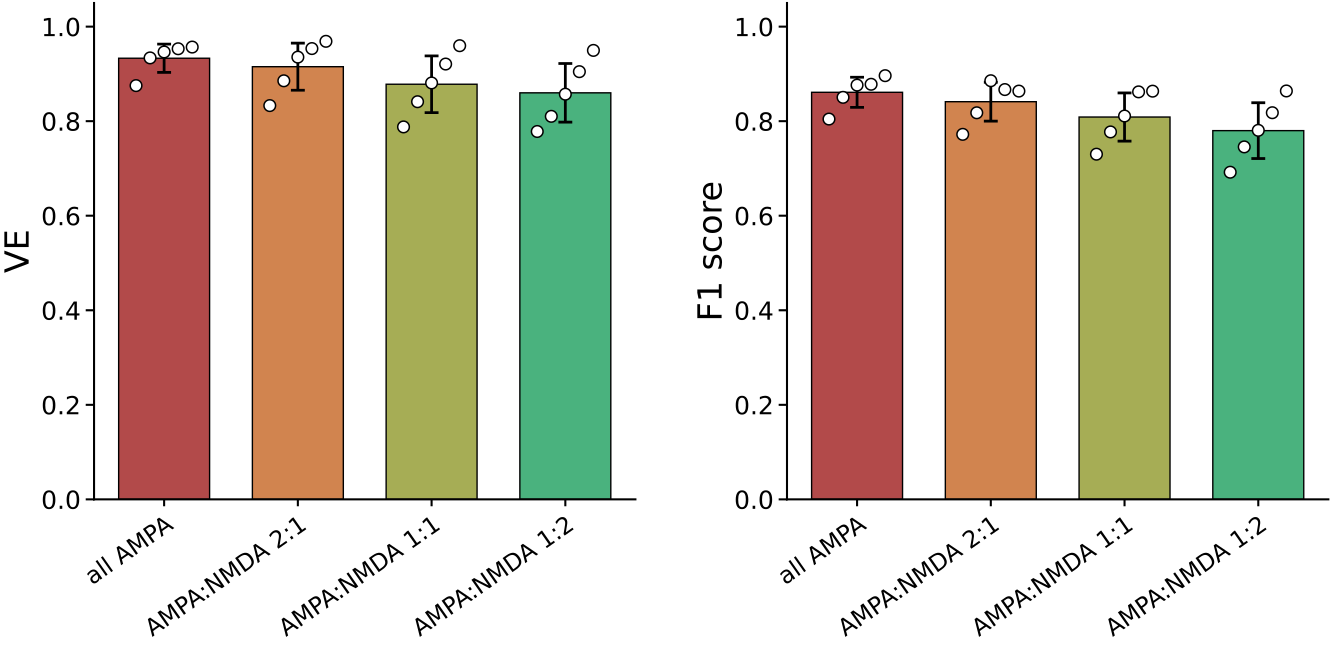

Python code for this plot:
import csv
import os
import argparse
from pathlib import Path

import matplotlib

matplotlib.use("Agg")

import matplotlib.pyplot as plt
import numpy as np
import torch


SCRIPT_DIR = Path(__file__).resolve().parent
ROOT = SCRIPT_DIR.parents[2]
PANEL = SCRIPT_DIR.name
DATA_DIR = ROOT / "nc_final_data" / "Figure2" / PANEL
SOURCE_DIR = ROOT / "nc_final_source_data" / "Figure2" / PANEL
CONDITIONS = ("all_ampa", "ampa_nmda_2to1", "ampa_nmda_1to1", "ampa_nmda_1to2")
LABELS = ("all AMPA", "AMPA:NMDA 2:1", "AMPA:NMDA 1:1", "AMPA:NMDA 1:2")
COLORS = ("#B24A4A", "#D1844F", "#A6AD55", "#4AB27E")


def predict(raster, state, device):
    x = torch.as_tensor(np.array(raster[None]), dtype=torch.float32, device=device)
    x[:, 250:] *= -1
    steps = x.shape[-1]
    lag = torch.arange(steps, dtype=torch.float32, device=device)
    kernels = state["omega"][:, None] * (1 - torch.exp(-lag / state["tau_rise"][:, None])) * torch.exp(-lag / state["tau_decay"][:, None])
    size = 1 << (2 * steps - 2).bit_length()
    filtered = torch.fft.irfft(torch.fft.rfft(x, n=size) * torch.fft.rfft(kernels, n=size)[None], n=size)[..., :steps].transpose(1, 2)
    weight = state["bilinear.weight"][0].clone()
    weight.fill_diagonal_(0)
    drive = torch.einsum("...i,ij,...j->...", filtered, weight, filtered) + state["bilinear.bias"] + filtered.sum(-1)
    tau = torch.clamp(torch.abs(state["tau_reset"]), min=1e-4)
    alpha = torch.exp(-torch.ones((), dtype=drive.dtype, device=device) / tau)
    amp = torch.abs(state["reset_amp"])
    threshold = state["v_th"]
    result = torch.empty_like(drive)
    alpha_powers = alpha.pow(torch.arange(steps, dtype=drive.dtype, device=device))
    start = 0
    reset = torch.zeros((), dtype=drive.dtype, device=device)
    while start < steps:
        decay = alpha_powers[:steps - start]
        segment = drive[0, start:] + reset * decay
        above = torch.nonzero(segment >= threshold, as_tuple=False)
        if above.numel() == 0:
            result[0, start:] = segment
            break
        first = int(above[0, 0].item())
        end = start + first
        result[0, start:end + 1] = segment[:first + 1]
        at_spike = reset * decay[first]
        reset = alpha * at_spike - amp
        start = end + 1
    return result.cpu().numpy()[0]


def spike_counts(truth, prediction, threshold):
    above = prediction >= threshold
    predicted = np.flatnonzero(above[1:] & ~above[:-1]) + 1
    if above[0]:
        predicted = np.r_[0, predicted]
    used = np.zeros(len(predicted), dtype=bool)
    matched = 0
    for spike in np.asarray(truth, dtype=float):
        available = np.flatnonzero((~used) & (np.abs(predicted - spike) <= 10.0))
        if len(available):
            nearest = available[np.argmin(np.abs(predicted[available] - spike))]
            used[nearest] = True
            matched += 1
    return matched, int((~used).sum()), len(truth) - matched


def evaluate(folder, state, device):
    inputs = np.load(folder / "test_ip.npy", mmap_mode="r", allow_pickle=False)
    voltage = np.load(folder / "test_op.npy", mmap_mode="r", allow_pickle=False)
    spikes = np.load(folder / "test_spike_time.npy", allow_pickle=True)
    if len(inputs) != len(voltage) or len(inputs) != len(spikes):
        raise ValueError("Input, voltage and spike arrays have inconsistent sample counts")
    nr = sr = ssr = nt = st = sst = 0.0
    tp = fp = fn = 0
    with torch.inference_mode():
        for raster, row, true_spikes in zip(inputs, voltage, spikes):
            prediction = predict(raster, state, device)
            target = np.asarray(row, dtype=np.float64)
            mask = np.ones(len(target), dtype=bool)
            for spike in true_spikes:
                if np.isfinite(spike):
                    mask[max(0, int(np.floor(spike - 10))):min(len(mask), int(np.ceil(spike + 10)) + 1)] = False
            residual = (target - prediction)[mask]
            nr += len(residual)
            sr += residual.sum()
            ssr += residual @ residual
            nt += len(target)
            st += target.sum()
            sst += target @ target
            a, b, c = spike_counts(true_spikes, prediction, float(state["v_th"]))
            tp += a
            fp += b
            fn += c
    residual_variance = ssr / nr - (sr / nr) ** 2
    target_variance = sst / nt - (st / nt) ** 2
    f1 = 2 * tp / (2 * tp + fp + fn) if 2 * tp + fp + fn else 0.0
    return 1 - residual_variance / target_variance, f1


def draw_metric(ax, means, stds, ylabel, repeats):
    for index, (mean, std) in enumerate(zip(means, stds)):
        ax.bar(index, mean, yerr=std, width=0.68, color=COLORS[index], edgecolor="black", linewidth=1.0,
               error_kw={"elinewidth": 2.0, "ecolor": "black", "capsize": 5, "capthick": 2.0})
    offsets = np.linspace(-0.21, 0.21, repeats.shape[1])
    for index in range(len(CONDITIONS)):
        ax.scatter(index + offsets, repeats[index], s=70, facecolors="white", edgecolors="black", linewidths=1.1, zorder=5)
    ax.set_ylim(0.0, 1.05)
    ax.set_ylabel(ylabel, fontsize=24)
    ax.set_xticks(np.arange(len(CONDITIONS), dtype=float))
    ax.set_xticklabels(LABELS, rotation=35, ha="right", rotation_mode="anchor", fontsize=17)
    ax.tick_params(axis="y", labelsize=18, width=1.5, length=6)
    ax.tick_params(axis="x", width=1.5, length=5, pad=5)
    ax.spines["right"].set_visible(False)
    ax.spines["top"].set_visible(False)
    ax.spines["left"].set_linewidth(1.5)
    ax.spines["bottom"].set_linewidth(1.5)




def write_table(path, columns, runs, means, stds):
    values = np.asarray(runs)
    if values.ndim != 2 or values.shape[0] != len(columns) or len(means) != len(columns) or len(stds) != len(columns):
        raise ValueError("Unexpected source table shape")
    path.parent.mkdir(parents=True, exist_ok=True)
    temporary = path.with_name(f".{path.name}.{os.getpid()}.tmp")
    try:
        with temporary.open("w", encoding="utf-8", newline="") as stream:
            writer = csv.writer(stream)
            writer.writerow(["run", *columns])
            for index in range(values.shape[1]):
                writer.writerow([f"run_{index + 1}", *values[:, index]])
            writer.writerow(["mean", *means])
            writer.writerow(["std", *stds])
        os.replace(temporary, path)
    finally:
        if temporary.exists():
            temporary.unlink()


def main():
    parser = argparse.ArgumentParser()
    parser.add_argument("--device", default="auto")
    args = parser.parse_args()
    torch.set_num_threads(4)
    torch.backends.cuda.matmul.allow_tf32 = False
    torch.backends.cudnn.allow_tf32 = False
    device = torch.device("cuda" if torch.cuda.is_available() else "cpu") if args.device == "auto" else torch.device(args.device)
    values = np.empty((4, 5, 2), dtype=np.float64)
    for condition_index, condition in enumerate(CONDITIONS):
        folder = DATA_DIR / condition
        for run in range(1, 6):
            saved = torch.load(folder / f"dbnn_checkpoint_{run}.pt", map_location=device, weights_only=True)
            if set(saved) != {"model_state"}:
                raise ValueError("Checkpoint must contain only model_state")
            values[condition_index, run - 1] = evaluate(folder, saved["model_state"], device)
            print(condition, run, *values[condition_index, run - 1], flush=True)
    mean = values.mean(axis=1)
    std = values.std(axis=1, ddof=0)
    columns = [f"{condition}_{metric}" for condition in CONDITIONS for metric in ("VE", "F1")]
    runs = values.transpose(0, 2, 1).reshape(len(columns), 5)
    write_table(SOURCE_DIR / f"{PANEL}.csv", columns, runs, mean.reshape(-1), std.reshape(-1))
    with plt.rc_context({"font.size": 18, "axes.linewidth": 1.5}):
        fig, axes = plt.subplots(1, 2, figsize=(13.5, 7.0))
        draw_metric(axes[0], mean[:, 0], std[:, 0], "VE", values[:, :, 0])
        draw_metric(axes[1], mean[:, 1], std[:, 1], "F1 score", values[:, :, 1])
        fig.subplots_adjust(left=0.075, right=0.99, bottom=0.27, top=0.98, wspace=0.28)
        fig.savefig(SCRIPT_DIR / f"{PANEL}.pdf", format="pdf", bbox_inches="tight", pad_inches=0.03)
        plt.close(fig)


if __name__ == "__main__":
    main()
